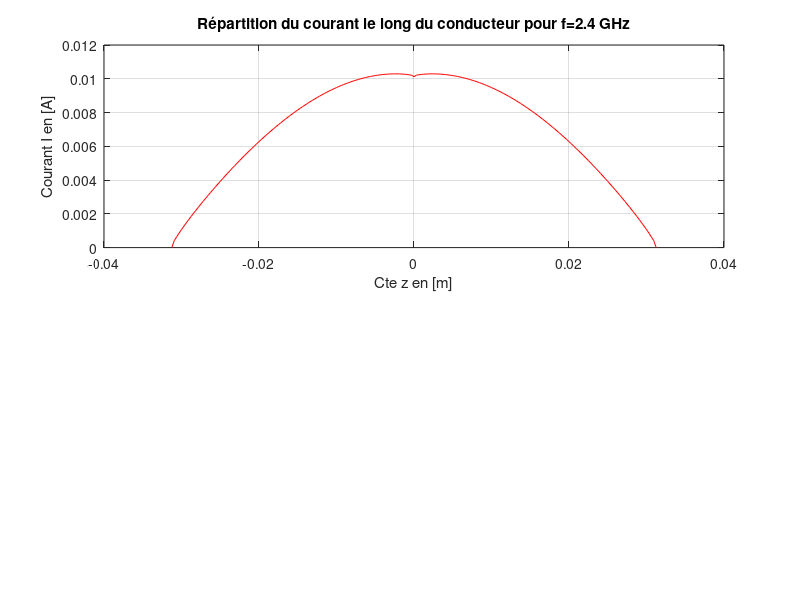
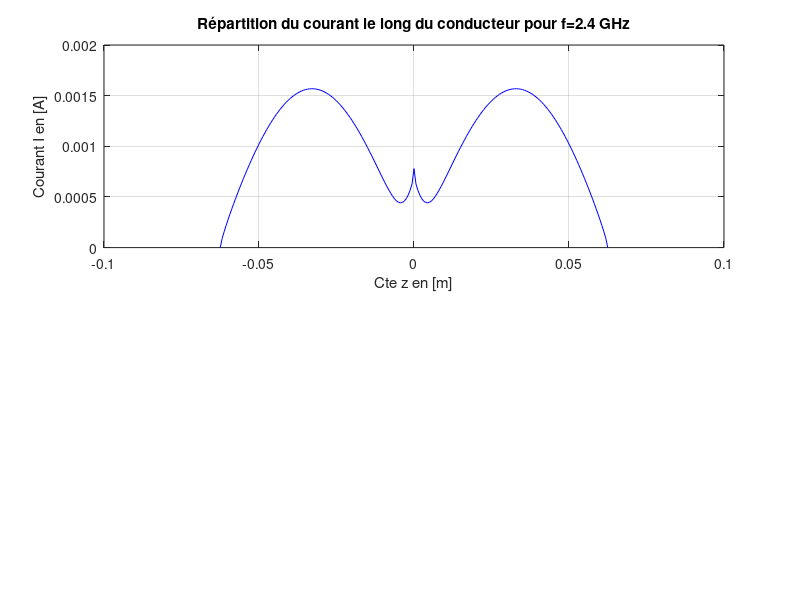
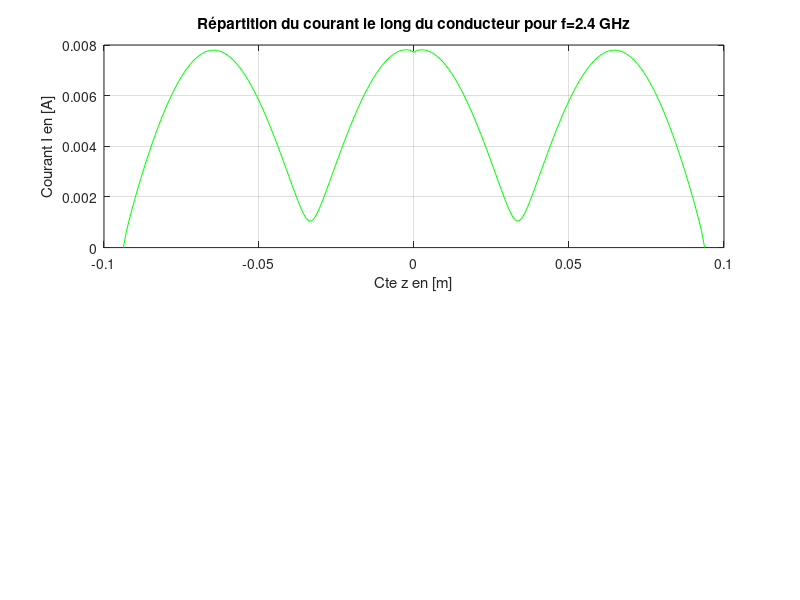
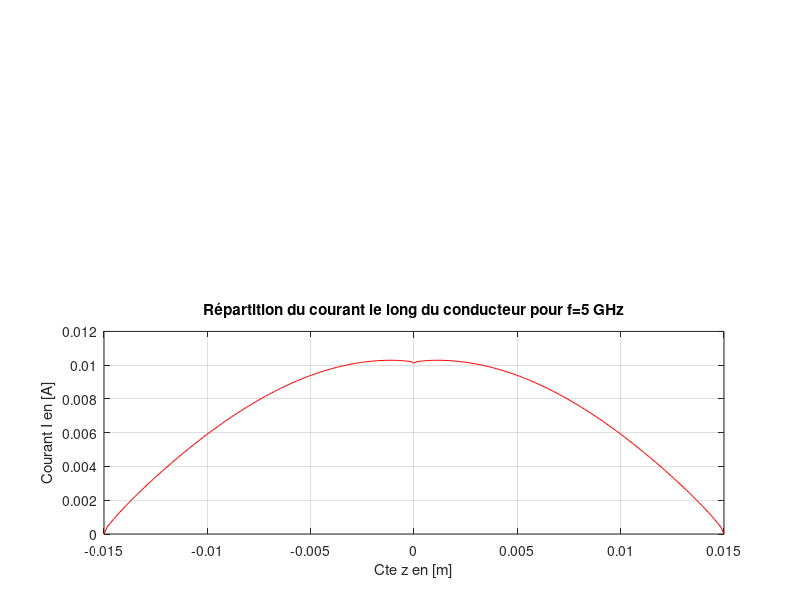

Write the MATLAB code that produced these figures, in order.
function hallen
    % Résolution de l'équation intégrale de Allen
    % a : rayon de l'antenne
    % l : la longueur de l'antenne
    % N : nombre de segments de largeur delta
    %--------------------------------------------------------------------------
    % on recherche les fonctions d'expansion In
    % initialisation des paramètres
    % définitions des constantes
    c = 3*10^8;         % célérité de la lumière
    N = 200;            % nombre de segments de largeur delta
    f = 10^9 * [2.4 5]; % vecteur formé des différentes valeurs de la fréquence
    nu = 377;           % impédance magnétique du vide
    Vt = 1;             % Potentiel aux extrémités de l'antenne
    %--------------------------------------------------------------------------
    
    z = zeros(1, N);
    F = zeros(N + 1, N + 1);
    Q = zeros(N + 1, 1);
    J = zeros(N + 1, 1);
    
    %--------------------------------------------------------------------------
    for h = 1:2 % pour chaque fréquence on détermine I pour différentes valeurs de la longueur de l'antenne
        lamda = c / f(h);                % longueur d'onde
        l = lamda * [0.5 1 1.5];         % vecteur formé des différentes valeurs de la longueur de l'antenne
        a = 0.001 * lamda;               % rayon de l'antenne
        k = (2 * pi) / lamda;            % nombre d'onde
        coul = ['r','b','g'];
        for g = 1:3                      % pour chaque valeur de la longueur
            delta = l(g) / N;            % largeur de la subdivision
            
            %--------------------------------------------------------------------------
            % vecteur position défini en fonction de la longueur de l'antenne
            z = -l(g) / 2 : delta : l(g) / 2;
            %--------------------------------------------------------------------------
            % calcul des éléments de la matrice F
            for m = 1:N+1
                for n = 1:N
                    F(m, n) = (1 / (4 * pi)) * ...
                        (cos(k * sqrt(a^2 + (z(m) - z(n))^2))) * ...
                        log((z(m) + delta / 2 - z(n) + ...
                        sqrt(a^2 + (z(m) - z(n) + delta / 2)^2)) / ...
                        (z(m) - delta / 2 - z(n) + ...
                        sqrt(a^2 + (z(m) - z(n) - delta / 2)^2))) - ...
                        (complex(0, delta) * sin(k * sqrt(a^2 + (z(m) - z(n))^2))) / ...
                        (4 * pi * sqrt(a^2 + (z(m) - z(n))^2));
                end
            end
            
            for i = 1:N + 1
                F(i, N + 1) = complex(0, 1 / nu) * cos(k * z(i)); % remplissage de la matrice F
                Q(i, 1) = complex(0, -0.5 / nu) * Vt * sin(k * abs(z(i))); % matrice colonne Q
            end
            
            J = abs(inv(F) * Q);  % Module des courants élémentaires J(i)
            J(N + 1, 1) = J(1, 1);  % Assure la continuité des courants
            
            t = -l(g) / 2 : delta : l(g) / 2;
            
            %--------------------------------------------------------------------------
            % Calcul du courant I en chaque point t(i)
            for j = 1:N + 1
                I(g, j) = 0;
                for i = 1:N + 1
                    I(g, j) = I(g, j) + ((t(i) < z(j) + delta / 2) & (t(i) > z(j) - delta / 2)) * J(j);
                end
            end
            %------------------------------------------------------------------------
            
            %%% Affichage de la répartition du courant %%%
            % Create the plot without displaying it
            figure('Visible', 'off');
            e = coul(g);
            hold on
            if h == 1
                subplot(2, 1, 1), plot(t, I(g, :), e) % Répartition du courant f=f1
                grid on
                title('Répartition du courant le long du conducteur pour f=2.4 GHz')
                xlabel('Cte z en [m]')
                ylabel('Courant I en [A]')
            else
                subplot(2, 1, 2), plot(t, I(g, :), e) % Répartition du courant f=f2
                grid on
                title('Répartition du courant le long du conducteur pour f=5 GHz')
                xlabel('Cte z en [m]')
                ylabel('Courant I en [A]')
            end

            % Create the results directory if it doesn't exist
            if ~exist('results/hallen', 'dir')
                mkdir('results/hallen');
            end
            
            % Base filename for the plot
            baseFilename = sprintf('results/hallen/hallen_plot_f%d_l%d.png', h, g);
            filename = baseFilename;
            count = 1;

            % Check if the file exists and update the filename with a count
            while exist(filename, 'file')
                filename = sprintf('results/hallen/hallen_plot_f%d_l%d_%d.png', h, g, count);
                count = count + 1;
            end

            % Save the plot to a file
            saveas(gcf, filename);

            % Close the figure
            close(gcf);
            
            % Affichage des résultats de calculs dans la fenêtre de commande
            fprintf('Fréquence: %.1f GHz\n', f(h)/1e9);
            fprintf('Longueur d''onde: %.2f m\n', lamda);
            fprintf('Longueur de l''antenne: %.2f m\n', l(g));
            fprintf('Courants J aux points: \n');
            disp(J(1:N+1));
            fprintf('Courants I pour chaque position t:\n');
            disp(I(g, :));
            fprintf('---------------------------------\n');
            
        end
    end
    % Fin du tracé de I en fonction de la position pour différentes valeurs de fréquence
end
